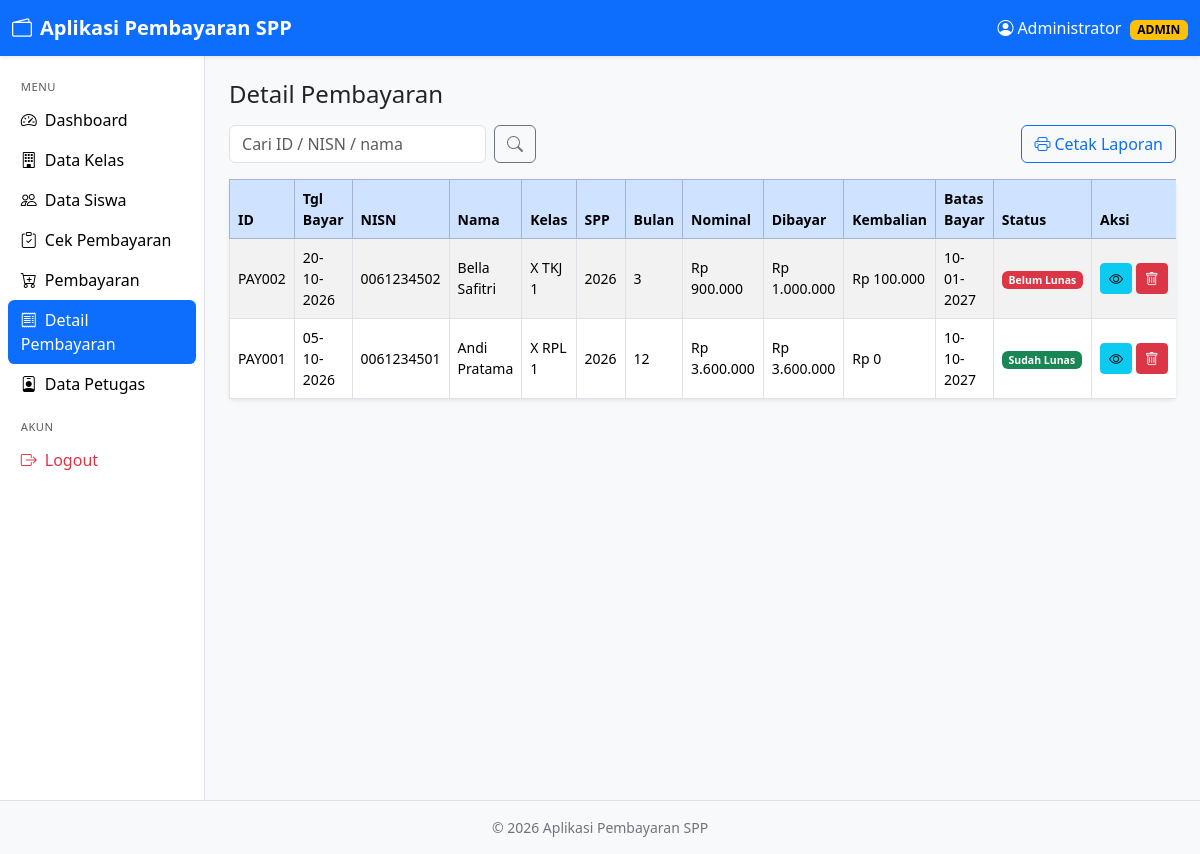
The app's page /detail_pembayaran.php (signed in) with its own data.
### tables this page shows
CREATE TABLE tb_pembayaran (
  id_pembayaran      VARCHAR(11)  NOT NULL,
  status             ENUM('Belum Lunas','Sudah Lunas') NOT NULL,
  nisn               VARCHAR(10)  NOT NULL,
  tgl_bayar          DATE         NOT NULL,
  tgl_terakhir_bayar DATE         NOT NULL,
  batas_pembayaran   DATE         NOT NULL,
  jumlah_bulan       VARCHAR(10)  NOT NULL,
  id_spp             VARCHAR(40)  NOT NULL,
  nominal_bayar      VARCHAR(100) NOT NULL,
  jumlah_bayar       VARCHAR(40)  NOT NULL,
  kembalian          VARCHAR(100) NOT NULL,
  PRIMARY KEY (id_pembayaran),
  CONSTRAINT fk_bayar_siswa FOREIGN KEY (nisn) REFERENCES tb_siswa(nisn)
    ON UPDATE CASCADE ON DELETE RESTRICT,
  KEY idx_bayar_spp (id_spp),    
   
  KEY idx_bayar_nisn_spp (nisn, id_spp),
   
  KEY idx_bayar_tgl (tgl_bayar)
);

CREATE TABLE tb_siswa (
  nisn       VARCHAR(10) NOT NULL,
  nis        VARCHAR(8)  NOT NULL,
  nama       VARCHAR(50) NOT NULL,
  id_kelas   VARCHAR(11) NOT NULL,
  nama_kelas VARCHAR(10) NOT NULL,
  alamat     TEXT        NOT NULL,
  no_telp    VARCHAR(13) NOT NULL,
  id_spp     VARCHAR(40) NOT NULL,
  PRIMARY KEY (nisn),
  KEY idx_siswa_nama (nama),
  KEY idx_siswa_telp (no_telp),
  KEY idx_siswa_spp (id_spp),    
  CONSTRAINT fk_siswa_kelas FOREIGN KEY (id_kelas) REFERENCES tb_kelas(id_kelas)
    ON UPDATE CASCADE ON DELETE RESTRICT,
  CONSTRAINT fk_siswa_nama_kelas FOREIGN KEY (nama_kelas) REFERENCES tb_kelas(nama_kelas)
    ON UPDATE CASCADE ON DELETE RESTRICT
);

CREATE TABLE tb_spp (
  id_spp   VARCHAR(11) NOT NULL,
  tahun    INT(11)     NOT NULL,
  nominal  VARCHAR(40) NOT NULL,
  PRIMARY KEY (id_spp)
);

### koneksi.php (called while the page is built, shortened)
<?php
function e($s) { return htmlspecialchars((string)$s, ENT_QUOTES, 'UTF-8'); }
function rupiah($n) { return 'Rp ' . number_format((float)$n, 0, ',', '.'); }
function tgl($d) { return $d ? date('d-m-Y', strtotime($d)) : '-'; }
function q($conn, $sql, $types = '', $params = []) {
    $st = $conn->prepare($sql);
    $st->execute();
    return $st;
}
function rows($conn, $sql, $types = '', $params = []) {
    return q($conn, $sql, $types, $params)->get_result()->fetch_all(MYSQLI_ASSOC);
}

### detail_pembayaran.php (the view, shortened to what this page needs)
<?php
require 'koneksi.php';
$lv = $_SESSION['level'];
$sql = "SELECT p.id_pembayaran, p.tgl_bayar, p.nisn, p.jumlah_bulan, p.nominal_bayar, p.jumlah_bayar,
               p.kembalian, p.batas_pembayaran, p.status, s.nama, s.nama_kelas, sp.tahun, sp.nominal
        FROM tb_pembayaran p
        JOIN tb_siswa s ON s.nisn = p.nisn
        JOIN tb_spp sp ON sp.id_spp = p.id_spp";
?>
<?php
$order = "ORDER BY p.tgl_bayar DESC, p.id_pembayaran DESC";
$cari = trim($_GET['cari'] ?? '');
if ($lv === 'siswa') {
    $data = rows($conn, "$sql WHERE p.nisn = ? $order", 's', [$_SESSION['username']]);
} elseif ($cari === '') {
    $data = rows($conn, "$sql $order");
} else {
    $like = "%$cari%";
    $data = rows($conn, "$sql WHERE p.nisn LIKE ? OR s.nama LIKE ? OR p.id_pembayaran LIKE ? $order", 'sss', [$like, $like, $like]);
}
require 'layout/header.php';
?>
<div class="d-flex flex-wrap justify-content-between gap-2 mb-3 noprint">
  <?php if ($lv !== 'siswa'): ?>
    <form method="get" class="d-flex gap-2">
      <input class="form-control" name="cari" placeholder="Cari ID / NISN / nama" value="<?= e($cari) ?>">
      <button class="btn btn-outline-secondary"><i class="bi bi-search"></i></button>
    </form>
  <?php else: ?><span></span><?php endif; ?>
  <button class="btn btn-outline-primary" onclick="window.print()"><i class="bi bi-printer me-1"></i>Cetak Laporan</button>
</div>
<div class="card shadow-sm border-0">
  <div class="table-responsive">
    <table class="table table-hover table-striped table-bordered mb-0 align-middle small">
      <thead class="table-primary">
        <tr><th>ID</th><th>Tgl Bayar</th><th>NISN</th><th>Nama</th><th>Kelas</th><th>SPP</th><th>Bulan</th>
            <th>Nominal</th><th>Dibayar</th><th>Kembalian</th><th>Batas Bayar</th><th>Status</th><th class="noprint">Aksi</th></tr>
      </thead>
      <tbody>
      <?php foreach ($data as $r): ?>
      <tr>
        <td><?= e($r['id_pembayaran']) ?></td><td><?= tgl($r['tgl_bayar']) ?></td><td><?= e($r['nisn']) ?></td>
        <td><?= e($r['nama']) ?></td><td><?= e($r['nama_kelas']) ?></td><td><?= e($r['tahun']) ?></td>
        <td><?= e($r['jumlah_bulan']) ?></td><td><?= rupiah($r['nominal_bayar']) ?></td><td><?= rupiah($r['jumlah_bayar']) ?></td>
        <td><?= rupiah($r['kembalian']) ?></td><td><?= tgl($r['batas_pembayaran']) ?></td>
        <td><span class="badge text-bg-<?= $r['status'] === 'Sudah Lunas' ? 'success' : 'danger' ?>"><?= e($r['status']) ?></span></td>
        <td class="noprint text-nowrap">
          <a class="btn btn-sm btn-info" href="?id=<?= urlencode($r['id_pembayaran']) ?>" title="Lihat detail"><i class="bi bi-eye"></i></a>
          <?php if ($lv === 'admin'): ?>
            <a class="btn btn-sm btn-danger" href="?aksi=hapus&id=<?= urlencode($r['id_pembayaran']) ?>" onclick="return confirm('Hapus transaksi ini?')" title="Hapus"><i class="bi bi-trash"></i></a>
          <?php endif; ?>
        </td>
      </tr>
      <?php endforeach; ?>
      </tbody>
    </table>
  </div>
</div>
<?php require 'layout/footer.php'; ?>

### records on screen
tb_pembayaran: id_pembayaran "PAY002", tgl_bayar "20-10-2026", nisn "0061234502", nisn.nama "Bella Safitri", nisn.nama_kelas "X TKJ 1", id_spp.tahun "2026", jumlah_bulan "3", nominal_bayar "Rp 900.000", jumlah_bayar "Rp 1.000.000", kembalian "Rp 100.000", batas_pembayaran "10-01-2027", status "Belum Lunas"
tb_pembayaran: id_pembayaran "PAY001", tgl_bayar "05-10-2026", nisn "0061234501", nisn.nama "Andi Pratama", nisn.nama_kelas "X RPL 1", id_spp.tahun "2026", jumlah_bulan "12", nominal_bayar "Rp 3.600.000", jumlah_bayar "Rp 3.600.000", kembalian "Rp 0", batas_pembayaran "10-10-2027", status "Sudah Lunas"

### other values on screen
$_SESSION['nama'] "Administrator"
$lv "ADMIN"
$label "Dashboard"
$label "Data Kelas"
$label "Data Siswa"
$label "Cek Pembayaran"
$label "Pembayaran"
$label "Detail Pembayaran"
$label "Data Petugas"
$title "Detail Pembayaran"
